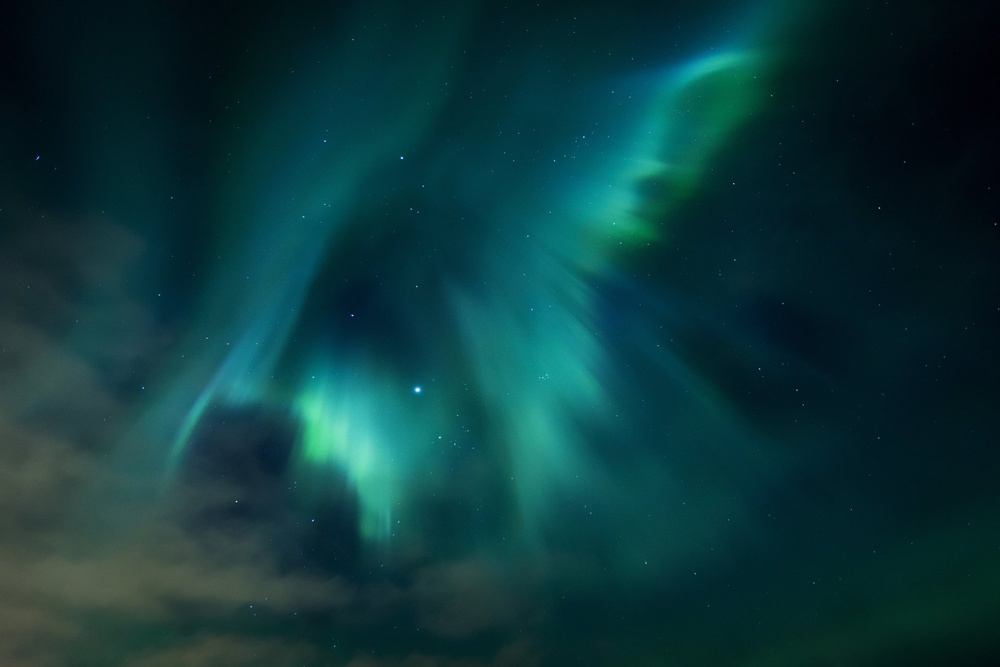
#> input picture lab2/imgs/aurora.jpg, 1000 x 667 px, shrunk from 1920 x 1280 before the run
$ python main.py
#> lines starting #> are read from the running program, lines starting #| are printed output that depends on the picture; after the words box and inside, x2 and y2 are one past the last pixel; in counts of white or black regions, pixels touching at a corner belong together
from matplotlib import pyplot as plt
import cv2
import numpy as np


def show_hist(img):
    histr = cv2.calcHist([img], [0], None, [256], [0, 256])  # if channels = [0] in color image -> hist for red channel
    histg = cv2.calcHist([img], [1], None, [256], [0, 256])
    histb = cv2.calcHist([img], [2], None, [256], [0, 256])

    plt.figure("Histograma")
    plt.title("Histograma")
    plt.xlabel("Valori")
    plt.ylabel("Pixeli")
    plt.plot(histr, 'r')
    plt.plot(histg, 'g')
    plt.plot(histb, 'b')
    plt.xlim([0, 256])


def apply_mask(img_, mask):
    new_img = img_.copy()
    new_img[mask] = [100, 0, 0]

    return new_img


if __name__ == "__main__":
    img = cv2.imread("imgs/aurora.jpg")
#> img is the input picture: shape (667, 1000, 3); mean B, G, R 59.7, 56.4, 12.5
    grey_img = cv2.cvtColor(img, cv2.COLOR_BGR2GRAY)
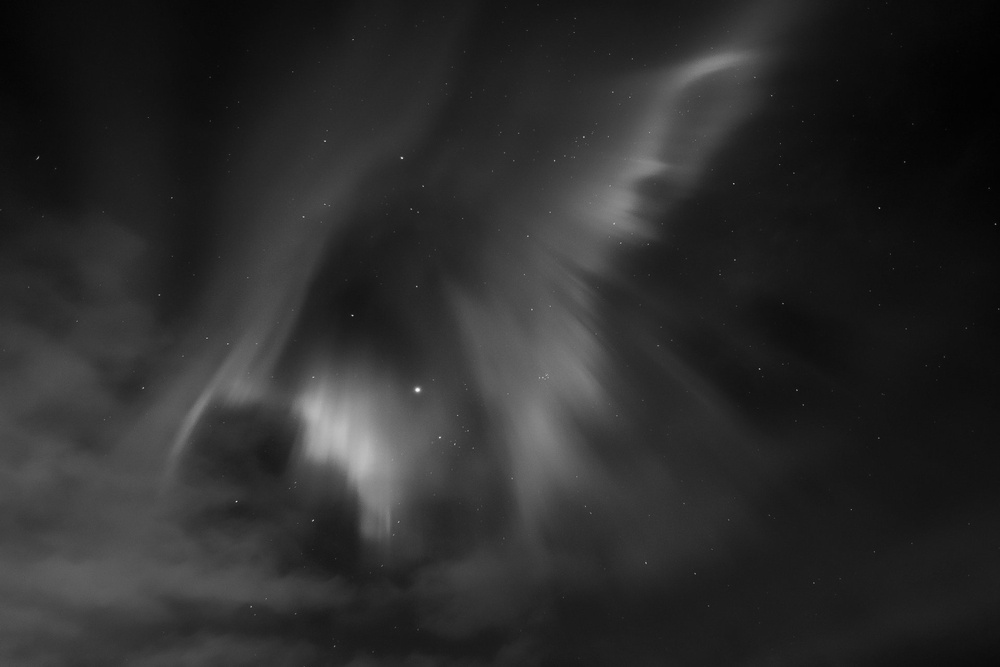
#> grey_img: shape (667, 1000); min 1, max 248, mean 43.6
    grey_img_3 = cv2.cvtColor(grey_img, cv2.COLOR_GRAY2BGR)
    show_hist(img)
#> in show_hist, `histr = cv2.calcHist([img], [0], None, [256], [0, 256])`: histr = 256 values, max 13112 at index 37, min 0 at index 0, mean 2605.5
#> in show_hist, `histg = cv2.calcHist([img], [1], None, [256], [0, 256])`: histg = 256 values, max 16125 at index 40, min 0 at index 226, mean 2605.5
#> in show_hist, `histb = cv2.calcHist([img], [2], None, [256], [0, 256])`: histb = 256 values, max 142283 at index 2, min 0 at index 120, mean 2605.5
    masked_img = apply_mask(img, img[:, :, 0] < 30)
#> in apply_mask, `new_img[mask] = [100, 0, 0]`:
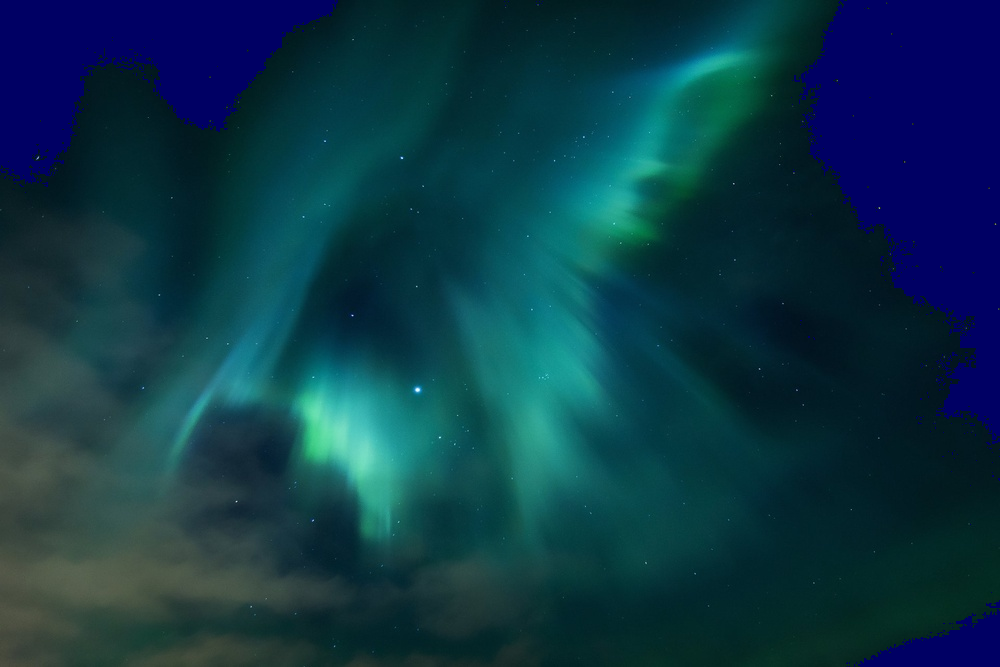
#> new_img: shape (667, 1000, 3); 13.45% of pixels changed, all inside (x1, y1, x2, y2) = (0, 0, 1000, 667)
    cv2.imshow("Masked image", masked_img)

    imgs_stacked = np.vstack((img, grey_img_3))
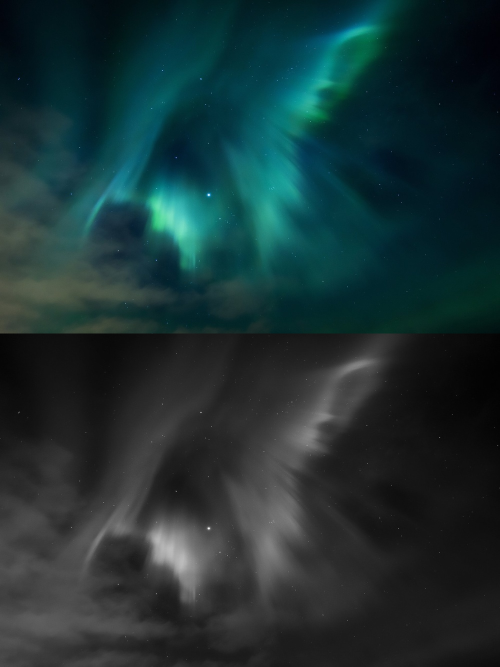
#> imgs_stacked: shape (1334, 1000, 3) (shown at 1/2 size); mean B, G, R 51.6, 50, 28.1
    cv2.imshow("Stacked imgs", imgs_stacked)

    #cv2.waitKey()

    plt.show()
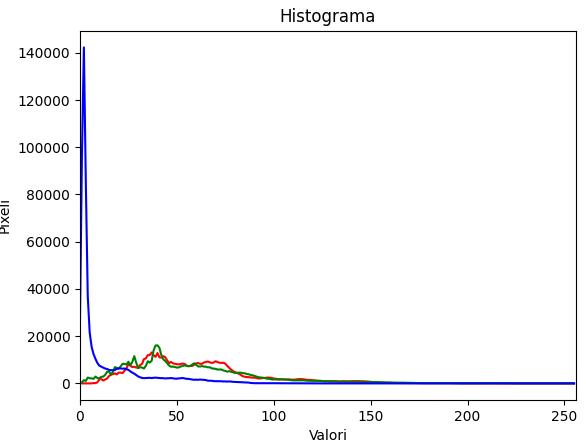
#> figure drawn by matplotlib, 1 panel; curve peaks at x = 37, y = 13112; curve peaks at x = 40, y = 16125; curve peaks at x = 2, y = 142283
